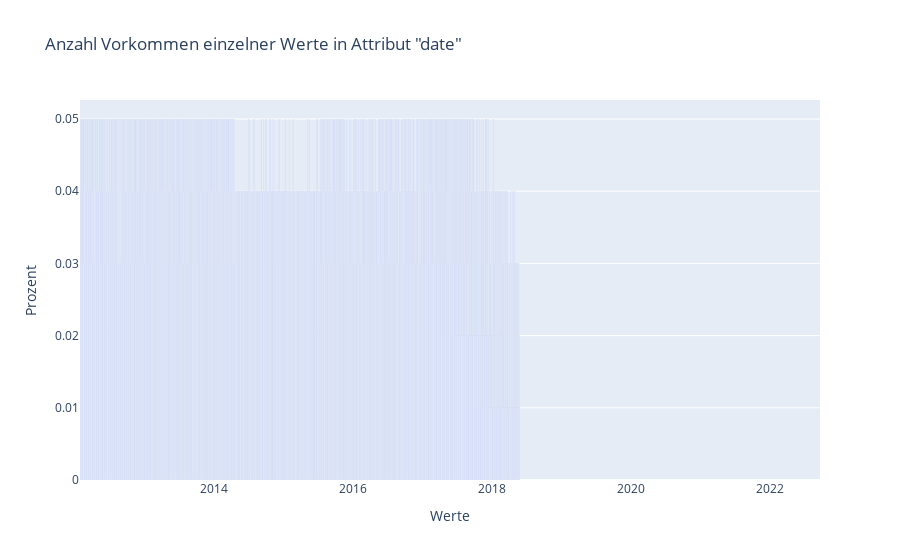

Source (notebook cell):
### Code cell
# Date information
_column_values('date')

### Figure 1 — Plotly figure (JSON) as saved in the notebook; plotly's stock layout.template omitted (floating-point values rounded to 4 significant figures; data arrays with more than 128 entries replaced by an {"elided": "..."} marker saying what was removed)
{"data": [{"alignmentgroup": "True", "hovertemplate": "variable=date<br>Werte=%{x}<br>Prozent=%{y}<extra></extra>", "legendgroup": "date", "marker": {"color": "#636efa", "pattern": {"shape": ""}}, "name": "date", "offsetgroup": "date", "orientation": "v", "showlegend": true, "textposition": "auto", "type": "bar", "x": {"elided": "3890 str values"}, "xaxis": "x", "y": {"elided": "3890 float values"}, "yaxis": "y"}], "layout": {"barmode": "relative", "legend": {"title": {"text": "variable"}, "tracegroupgap": 0}, "showlegend": false, "title": {"text": "Anzahl Vorkommen einzelner Werte in Attribut \"date\""}, "xaxis": {"anchor": "y", "domain": [0, 1], "title": {"text": "Werte"}}, "yaxis": {"anchor": "x", "domain": [0, 1], "title": {"text": "Prozent"}}}}
